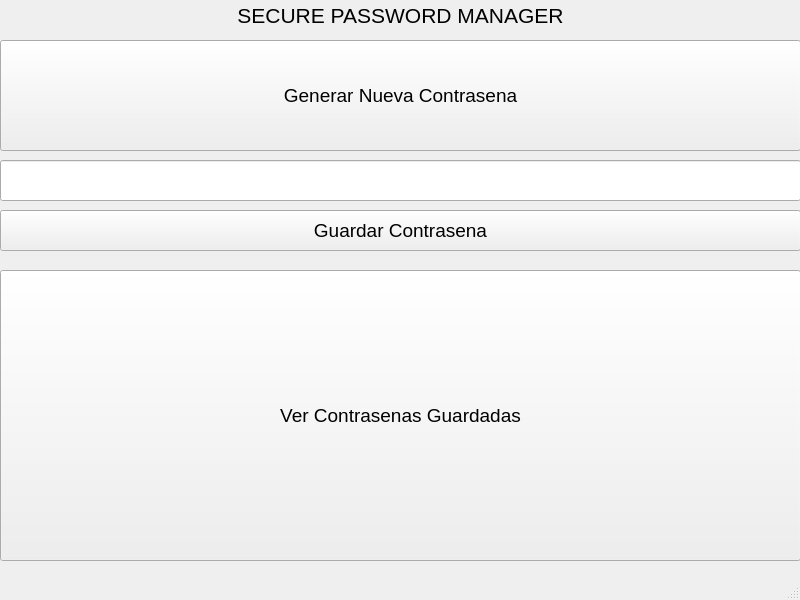
<?xml version="1.0" encoding="UTF-8"?>
<ui version="4.0">
 <class>MainWindow</class>
 <widget class="QMainWindow" name="MainWindow">
  <property name="geometry">
   <rect>
    <x>0</x>
    <y>0</y>
    <width>800</width>
    <height>600</height>
   </rect>
  </property>
  <property name="windowTitle">
   <string>Password Generator</string>
  </property>
  <widget class="QWidget" name="centralwidget">
   <widget class="QPushButton" name="pushButton">
    <property name="geometry">
     <rect>
      <x>0</x>
      <y>40</y>
      <width>801</width>
      <height>111</height>
     </rect>
    </property>
    <property name="sizePolicy">
     <sizepolicy hsizetype="Expanding" vsizetype="Ignored">
      <horstretch>0</horstretch>
      <verstretch>0</verstretch>
     </sizepolicy>
    </property>
    <property name="font">
     <font>
      <pointsize>14</pointsize>
     </font>
    </property>
    <property name="text">
     <string>Generar Nueva Contrasena</string>
    </property>
    <property name="autoDefault">
     <bool>false</bool>
    </property>
    <property name="default">
     <bool>false</bool>
    </property>
    <property name="flat">
     <bool>false</bool>
    </property>
   </widget>
   <widget class="QLineEdit" name="lineEdit">
    <property name="geometry">
     <rect>
      <x>0</x>
      <y>160</y>
      <width>801</width>
      <height>41</height>
     </rect>
    </property>
    <property name="font">
     <font>
      <pointsize>14</pointsize>
     </font>
    </property>
    <property name="alignment">
     <set>Qt::AlignCenter</set>
    </property>
   </widget>
   <widget class="QPushButton" name="pushButton_2">
    <property name="geometry">
     <rect>
      <x>0</x>
      <y>270</y>
      <width>801</width>
      <height>291</height>
     </rect>
    </property>
    <property name="sizePolicy">
     <sizepolicy hsizetype="Expanding" vsizetype="Ignored">
      <horstretch>0</horstretch>
      <verstretch>0</verstretch>
     </sizepolicy>
    </property>
    <property name="font">
     <font>
      <pointsize>14</pointsize>
     </font>
    </property>
    <property name="text">
     <string>Ver Contrasenas Guardadas</string>
    </property>
    <property name="autoDefault">
     <bool>false</bool>
    </property>
    <property name="default">
     <bool>false</bool>
    </property>
    <property name="flat">
     <bool>false</bool>
    </property>
   </widget>
   <widget class="QPushButton" name="pushButton_3">
    <property name="geometry">
     <rect>
      <x>0</x>
      <y>210</y>
      <width>801</width>
      <height>41</height>
     </rect>
    </property>
    <property name="sizePolicy">
     <sizepolicy hsizetype="Expanding" vsizetype="Ignored">
      <horstretch>0</horstretch>
      <verstretch>0</verstretch>
     </sizepolicy>
    </property>
    <property name="font">
     <font>
      <pointsize>14</pointsize>
     </font>
    </property>
    <property name="text">
     <string>Guardar Contrasena</string>
    </property>
    <property name="autoDefault">
     <bool>false</bool>
    </property>
    <property name="default">
     <bool>false</bool>
    </property>
    <property name="flat">
     <bool>false</bool>
    </property>
   </widget>
   <widget class="QLabel" name="label">
    <property name="geometry">
     <rect>
      <x>0</x>
      <y>0</y>
      <width>801</width>
      <height>31</height>
     </rect>
    </property>
    <property name="font">
     <font>
      <pointsize>16</pointsize>
     </font>
    </property>
    <property name="text">
     <string>SECURE PASSWORD MANAGER</string>
    </property>
    <property name="textFormat">
     <enum>Qt::AutoText</enum>
    </property>
    <property name="scaledContents">
     <bool>false</bool>
    </property>
    <property name="alignment">
     <set>Qt::AlignCenter</set>
    </property>
   </widget>
  </widget>
  <widget class="QMenuBar" name="menubar">
   <property name="geometry">
    <rect>
     <x>0</x>
     <y>0</y>
     <width>800</width>
     <height>21</height>
    </rect>
   </property>
  </widget>
  <widget class="QStatusBar" name="statusbar"/>
 </widget>
 <resources/>
 <connections/>
</ui>
